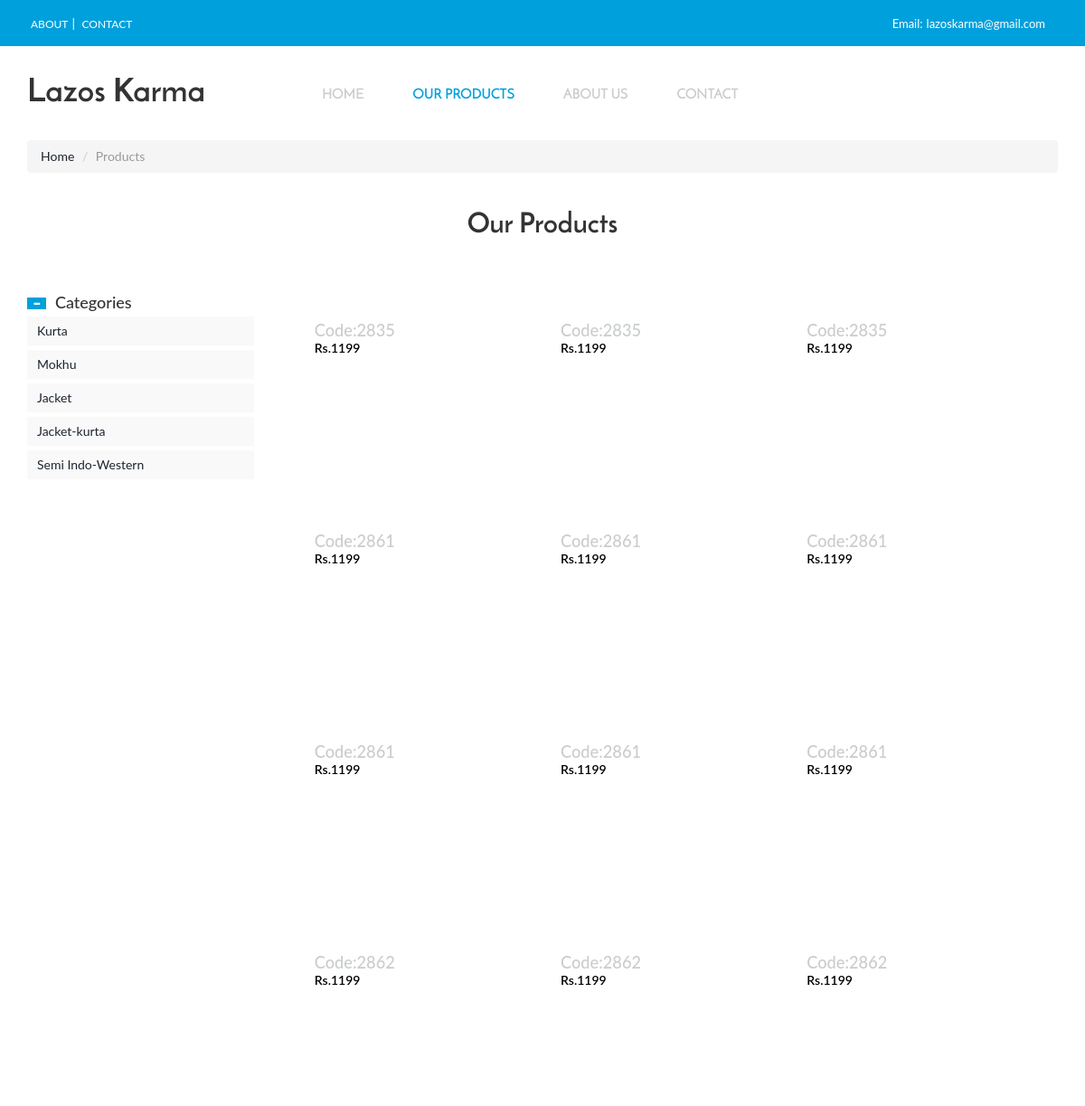
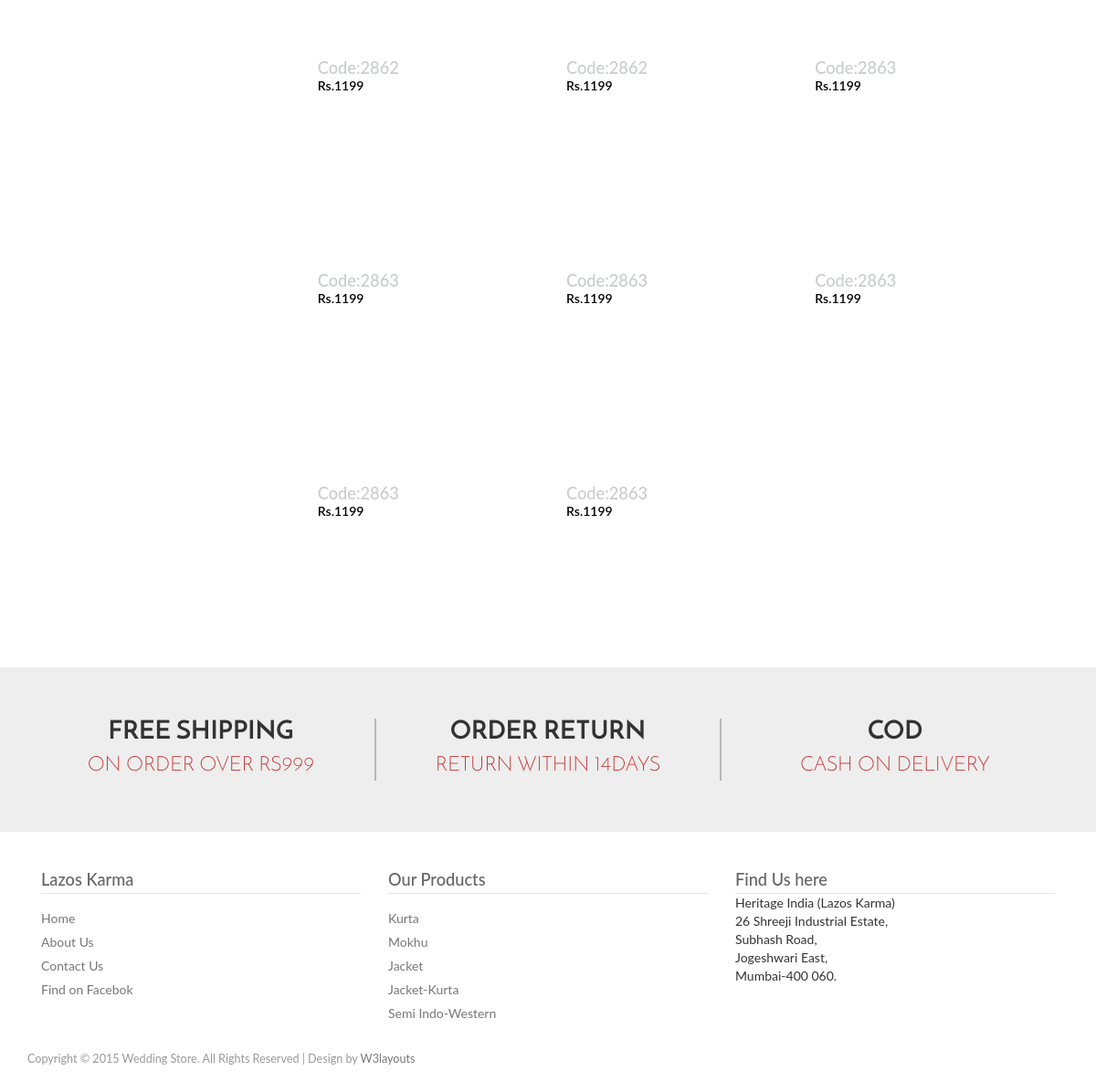
The app's page /mokhu.php with its own data (2 pictures, top to bottom).
### tables this page shows
CREATE TABLE IF NOT EXISTS `product` (
  `id` int(11) NOT NULL AUTO_INCREMENT,
  `code` varchar(30) DEFAULT NULL,
  `type` varchar(30) DEFAULT NULL,
  `price` int(11) DEFAULT NULL,
  PRIMARY KEY (`id`)
);

### web/mokhu.php (the view, shortened to what this page needs)
<!DOCTYPE html>
<html>
<head>
<link href="css/bootstrap.css" rel="stylesheet" type="text/css" media="all" />
<link href="css/style1.css" rel="stylesheet" type="text/css" media="all" />
<link href="css/memenu.css" rel="stylesheet" type="text/css" media="all" />
</head>
<body>
<div class="top_bg">
	<div class="container">
		<div class="header_top-sec">
			<div class="top_right">
				<ul>
					<li><a href="about.html">About</a></li>|
					<li><a href="contact.html">Contact</a></li>
				</ul>
			</div>
			<div class="top_left">
				<ul>
					<li class="top_link">Email:<a href="mailto:info@example.com">lazoskarma@gmail.com</a></li>
				</ul>
			</div>
				<div class="clearfix"> </div>
		</div>
	</div>
</div>
<div class="header-top">
	 <div class="header-bottom">
		 <div class="container">
				<div class="logo">
					<a href="index.html"><h1>Lazos Karma</h1></a>
				</div>
			 <div class="top-nav">
				<ul class="memenu skyblue"><li class="grid"><a href="index.html">Home</a></li>
					<li class="active"><a href="#">Our Products</a>
					</li>
					<li class="grid"><a href="about.html">About Us</a></li>
					<li class="grid"><a href="contact.html">Contact</a></li>
				</ul>
				<div class="clearfix"> </div>
			 </div>
			 <div class="clearfix"> </div>
			 </div>
	  </div>
</div>
<div class="product-model">
	 <div class="container">
			<ol class="breadcrumb">
		  <li><a href="index.html">Home</a></li>
		  <li class="active">Products</li>
		 </ol>
			<h2>Our Products</h2>
		 <div class="col-md-9 product-model-sec">
		 <?php
	include "config.php";
	if(!$conn)
	{
		echo "Error : ".mysql_error($conn);
	}
	else
	{
?>
		 <?php
						 $sql = "SELECT * FROM product where TYPE='mokhu'";
		$result = $conn->query($sql);
		if ($result->num_rows > 0)
		{
			while($row = $result->fetch_assoc())
			{
						 ?>
					 <div class="product-grid love-grid">
						<div class="product-info simpleCart_shelfItem">
							<div class="product-info-cust prt_name">
								<h4>Code:<?php echo $row["code"];?></h4>
								<span class="item_price">Rs.<?php echo $row["price"];?></span>
							</div>
						</div>
					</div>
		<?php
			}
		}
	}
?>
			</div>
			<div class="rsidebar span_1_of_left">
				<section  class="sky-form">
					 	<div class="product_right">
						 <h4 class="m_2"><span class="glyphicon glyphicon-minus" aria-hidden="true"></span>Categories</h4>
						 <div class="tab1">
							 <ul class="place">
								 <li class="sort"><a href="kurta.php">Kurta</a></li>
									<div class="clearfix"> </div>
							  </ul>
					      </div>
						  <div class="tab2">
							 <ul class="place">
								 <li class="sort"><a href="mokhu.php">Mokhu</li>
									<div class="clearfix"> </div>
							  </ul>
					      </div>
						  <div class="tab3">
							 <ul class="place">
								 <li class="sort"><a href="jacket.php">Jacket</a></li>
									<div class="clearfix"> </div>
							  </ul>
					      </div>
						  <div class="tab4">
							 <ul class="place">
								 <li class="sort"><a href="jacket_kurta.php">Jacket-kurta</a></li>
									<div class="clearfix"> </div>
							  </ul>
					      </div>
						  <div class="tab5">
							 <ul class="place">
								 <li class="sort"><a href="semi_indo.php">Semi Indo-Western</a></li>
									<div class="clearfix"> </div>
							  </ul>
					      </div>
				 </section>
			 </div>
		     <div class="clearfix"></div>
	  </div>
	      </div>
<div class="shoping">
	 <div class="container">
		 <div class="shpng-grids">
			 <div class="col-md-4 shpng-grid">
				 <h3>Free Shipping</h3>
				 <p>On Order Over Rs999</p>
			 </div>
			 <div class="col-md-4 shpng-grid">
				 <h3>Order Return</h3>
				 <p>Return Within 14days</p>
			 </div>
			 <div class="col-md-4 shpng-grid">
				 <h3>COD</h3>
				 <p>Cash On Delivery</p>
			 </div>
			 <div class="clearfix"></div>
		 </div>
	 </div>
</div>
<div class="footer">
	 <div class="container">
		 <div class="ftr-grids">
			 <div class="col-md-4 ftr-grid">
				 <h4>Lazos Karma</h4>
				 <ul>
					 <li><a href="index.php">Home</a></li>
					 <li><a href="about.php">About Us</a></li>
					 <li><a href="contact.php">Contact Us</a></li>
					 <li><a href="https://www.facebook.com/lazoskarma/">Find on Facebok</a></li>
				 </ul>
			 </div>
			 <div class="col-md-4 ftr-grid">
				 <h4>Our Products</h4>
				 <ul>
					 <li><a href="kurta.php">Kurta</a></li>
					 <li><a href="mokhu.php">Mokhu</a></li>
					 <li><a href="jacket.php">Jacket</a></li>
					 <li><a href="jacket_kurta.php">Jacket-Kurta</a></li>
					 <li><a href="semi_indo.php">Semi Indo-Western</a></li>
				 </ul>
			 </div>
			 <div class="col-md-4 ftr-grid">
				 <h4>Find Us here</h4>
				 <ul>
					 <p>Heritage India (Lazos Karma)</p>
								<p>26 Shreeji Industrial Estate,</p>
								<p>Subhash Road,</p>
								<p>Jogeshwari East,</p>
								<p>Mumbai-400 060.</p>
				 </ul>
			 </div>
			 <div class="clearfix"></div>
		 </div>
	 </div>
</div>
 <div class="copywrite">
	 <div class="container">
			 <p>Copyright © 2015 Wedding Store. All Rights Reserved | Design by <a href="http://w3layouts.com">W3layouts</a></p>
		 </div>
</div>
</body>
</html>

### web/css/style1.css (style rules this page uses)
body { background:#fff; font-family: 'Lato', sans-serif; }
body a { transition: 0.5s all; -webkit-transition: 0.5s all; -o-transition: 0.5s all; -moz-transition: 0.5s all; -ms-transition: 0.5s all; }
ul { padding: 0; margin: 0; }
h1,h2,h3,h4,h5,h6,label,p { margin:0; }
.top_bg { background:#00a0dc; }
.header_top-sec { padding: 15px 0; }
.top_left { float: right; color:#fff; }
.top_right { float:left; color: #ffffff; }
.top_right ul,.top_left ul { padding:0; list-style:none; display: inline-block; vertical-align: middle; }
.top_left ul li.top_link { margin-right:10px; }
.top_right ul li,.top_left ul li { display: inline-block; }
.top_right ul li:last-child { margin-right: 0; }
.top_right ul li a { text-align:center; padding: 0px 4px; text-transform:uppercase; font-size:12px; display:block; color:#ffffff; -webkit-transition: all 0.3s ease-in-out; -moz-transition: all 0.3s ease-in-out; -o-transition: all 0.3s ease-in-out; transition: all 0.3s ease-in-out; }
.top_left ul li { font-size:13px; }
.top_left ul li a { text-align:center; padding: 0px 4px; font-size:13px; color:#ffffff; -webkit-transition: all 0.3s ease-in-out; -moz-transition: all 0.3s ease-in-out; -o-transition: all 0.3s ease-in-out; transition: all 0.3s ease-in-out; }
.header-bottom { padding: 2.3em 0; }
.logo a h1 { color:#333; font-family: 'JosefinSans-Bold'; font-size: 2.55em; font-weight: 100; }
.logo { float:left; }
.top-nav { margin-top: 0; width:63%; margin: 1% auto 0; display: block; float: left; }
.skyblue { float:left; }
.glyphicon { top: 2px; margin-right:5px; }
.shoping { background: #eee; padding: 4em 0; }
.shpng-grid { text-align:center; }
.shpng-grid h3 { font-size:2em; text-transform:uppercase; font-family: 'JosefinSans-Bold'; color:#333; }
.shpng-grid:nth-child(2) { border-left:2px solid rgba(51, 51, 51, 0.29); border-right:2px solid rgba(51, 51, 51, 0.29); }
.shpng-grid p { color:rgba(189, 0, 0, 0.8); font-size: 1.6em; text-transform:uppercase; font-family: 'JosefinSans-Light'; padding-top:5px; }
.footer { padding:3em 0 2em; }
.ftr-grid h4 { color: #646464; display: block; border-bottom: 1px solid #E5E5E5; padding-bottom: 5px; font-size: 1.3em; }
.ftr-grid ul li { display:block; }
.ftr-grid ul li:nth-child(1) { margin-top: 1em; }
.ftr-grid ul li a { color: #777; padding: 3px 0; display: block; font-size:1em; }
.copywrite { margin-bottom:2em; }
.copywrite p { color: #999; font-size: 0.9em; }
.copywrite p a { color:#777; }
.product-model-sec { margin: 4em 0 0 0; float: right; }
.glyphicon-minus { top:-1px!important; }
.glyphicon-minus:before { content: "\2212"; color:#fff; font-size:9px; background:#00a0dc; padding:1px 6px; margin-right:5px; }
.rsidebar { display: block; float: left; margin:4em 2em 0% 0; width: 22%; }
.product-grid { width: 30%; margin: 0 3% 4% 0; float: left; position: relative; transition: 0.5s all; -webkit-transition: 0.5s all; -moz-transition: 0.5s all; -o-transition: 0.5s all; min-height: 200px; border:1px solid #fff; }
.product-info-cust { float: left; padding: 0.8em 1.2em; }
.prt_name { padding: 0.8em 1.2em; float:none; }
.product-info-cust h4 { color:#caccce; font-weight:500; font-size:1.3em; }
span.item_price { color:#000; font-weight:600; font-size:1em; }
ul.place { margin: 5px 0; background: #f9f9f9; width: 100%; padding:0px 5px; cursor: pointer; }
ul.place li { display: inline-block; padding: 6px; }
ul.place li { color: #8c8c8c; text-decoration: none; cursor: pointer; }
ul.place li.sort { float:left; }
.product-model h2,h2.top,.contact h3 { font-size: 2.2em; font-family: 'JosefinSans-Bold'; color: #333; text-align:center; }
.breadcrumb { margin-bottom: 3em !important; }

### web/css/memenu.css (style rules this page uses)
.memenu { margin:0;padding:0;width:100%;list-style:none;display:inline-block;position:relative;font-family:Calibri,Arial;font-size:15px }
.memenu li { display:inline-block;text-align:left; }
ul.memenu.skyblue { text-align: center; }
.memenu>li>a { font-family: 'JosefinSans-Regular';float:left;padding: 5px 25px 5px 25px;color:#caccce;font-weight:600;text-decoration:none;text-transform:uppercase;transition:color .4s ease-in-out;-moz-transition:color .4s ease-in-out;-webkit-transition:color .4s ease-in-out;-o-transition:color .4s ease-in-out }
.skyblue li>a,.skyblue>li.showhide span { color:#caccce }
.skyblue>li:hover>a,.skyblue>li.active>a,.skyblue .dropdown li:hover>a { color:#00a0dc }
@media (max-width: 1280px) { .memenu>li>a { padding: 0px 25px 0px 25px; } }

### records on screen
product: code "2835", price "1199"
product: code "2835", price "1199"
product: code "2835", price "1199"
product: code "2861", price "1199"
product: code "2861", price "1199"
product: code "2861", price "1199"
product: code "2861", price "1199"
product: code "2861", price "1199"
product: code "2861", price "1199"
product: code "2862", price "1199"
product: code "2862", price "1199"
product: code "2862", price "1199"
product: code "2862", price "1199"
product: code "2862", price "1199"
product: code "2863", price "1199"
product: code "2863", price "1199"
product: code "2863", price "1199"
product: code "2863", price "1199"
product: code "2863", price "1199"
product: code "2863", price "1199"
